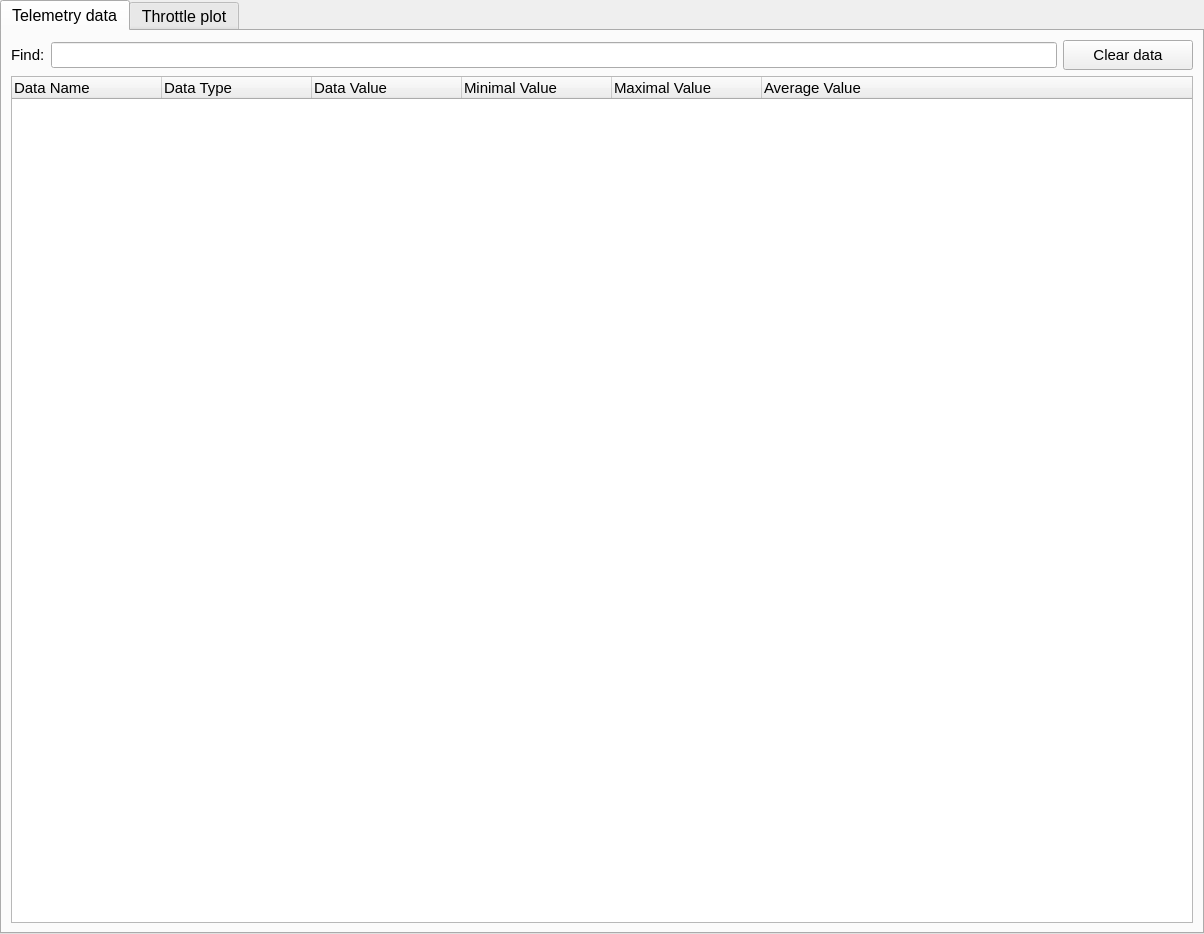
<?xml version="1.0" encoding="UTF-8"?>
<ui version="4.0">
 <class>TelemetryTabWidget</class>
 <widget class="QTabWidget" name="TelemetryTabWidget">
  <property name="geometry">
   <rect>
    <x>0</x>
    <y>0</y>
    <width>1204</width>
    <height>934</height>
   </rect>
  </property>
  <property name="font">
   <font>
    <pointsize>12</pointsize>
    <weight>50</weight>
    <bold>false</bold>
   </font>
  </property>
  <property name="windowTitle">
   <string>TabWidget</string>
  </property>
  <property name="currentIndex">
   <number>0</number>
  </property>
  <widget class="QWidget" name="dataTab">
   <property name="font">
    <font>
     <pointsize>11</pointsize>
    </font>
   </property>
   <attribute name="title">
    <string>Telemetry data</string>
   </attribute>
   <layout class="QVBoxLayout" name="verticalLayout">
    <item>
     <layout class="QHBoxLayout" name="horizontalLayout">
      <item>
       <widget class="QLabel" name="label">
        <property name="text">
         <string>Find:</string>
        </property>
       </widget>
      </item>
      <item>
       <widget class="QLineEdit" name="lineEdit">
        <property name="clearButtonEnabled">
         <bool>true</bool>
        </property>
       </widget>
      </item>
      <item>
       <widget class="QPushButton" name="buttonClear">
        <property name="minimumSize">
         <size>
          <width>130</width>
          <height>30</height>
         </size>
        </property>
        <property name="maximumSize">
         <size>
          <width>130</width>
          <height>30</height>
         </size>
        </property>
        <property name="text">
         <string>Clear data</string>
        </property>
        <property name="icon">
         <iconset resource="../../resources.qrc">
          <normaloff>:/Icons/Icons/delete81.png</normaloff>:/Icons/Icons/delete81.png</iconset>
        </property>
       </widget>
      </item>
     </layout>
    </item>
    <item>
     <widget class="QTreeWidget" name="treeWidget">
      <attribute name="headerDefaultSectionSize">
       <number>150</number>
      </attribute>
      <attribute name="headerMinimumSectionSize">
       <number>100</number>
      </attribute>
      <column>
       <property name="text">
        <string>Data Name</string>
       </property>
      </column>
      <column>
       <property name="text">
        <string>Data Type</string>
       </property>
      </column>
      <column>
       <property name="text">
        <string>Data Value</string>
       </property>
      </column>
      <column>
       <property name="text">
        <string>Minimal Value</string>
       </property>
      </column>
      <column>
       <property name="text">
        <string>Maximal Value</string>
       </property>
      </column>
      <column>
       <property name="text">
        <string>Average Value</string>
       </property>
      </column>
     </widget>
    </item>
   </layout>
  </widget>
  <widget class="QWidget" name="throttleTab">
   <attribute name="title">
    <string>Throttle plot</string>
   </attribute>
   <layout class="QGridLayout" name="gridLayout">
    <item row="0" column="0">
     <widget class="QwtPlot" name="frontLeftEnginePlot">
      <property name="sizePolicy">
       <sizepolicy hsizetype="Preferred" vsizetype="Preferred">
        <horstretch>0</horstretch>
        <verstretch>0</verstretch>
       </sizepolicy>
      </property>
      <property name="minimumSize">
       <size>
        <width>0</width>
        <height>0</height>
       </size>
      </property>
      <property name="maximumSize">
       <size>
        <width>16777215</width>
        <height>440</height>
       </size>
      </property>
      <property name="frameShape">
       <enum>QFrame::Box</enum>
      </property>
      <property name="canvasBackground">
       <brush brushstyle="SolidPattern">
        <color alpha="255">
         <red>0</red>
         <green>0</green>
         <blue>0</blue>
        </color>
       </brush>
      </property>
      <property name="autoReplot">
       <bool>true</bool>
      </property>
     </widget>
    </item>
    <item row="0" column="1">
     <widget class="QwtPlot" name="frontRightEnginePlot">
      <property name="sizePolicy">
       <sizepolicy hsizetype="Preferred" vsizetype="Preferred">
        <horstretch>0</horstretch>
        <verstretch>0</verstretch>
       </sizepolicy>
      </property>
      <property name="maximumSize">
       <size>
        <width>16777215</width>
        <height>440</height>
       </size>
      </property>
      <property name="frameShape">
       <enum>QFrame::Box</enum>
      </property>
      <property name="frameShadow">
       <enum>QFrame::Plain</enum>
      </property>
      <property name="canvasBackground">
       <brush brushstyle="SolidPattern">
        <color alpha="255">
         <red>0</red>
         <green>0</green>
         <blue>0</blue>
        </color>
       </brush>
      </property>
      <property name="autoReplot">
       <bool>true</bool>
      </property>
     </widget>
    </item>
    <item row="1" column="0">
     <widget class="QwtPlot" name="rearLeftEnginePlot">
      <property name="sizePolicy">
       <sizepolicy hsizetype="Preferred" vsizetype="Preferred">
        <horstretch>0</horstretch>
        <verstretch>0</verstretch>
       </sizepolicy>
      </property>
      <property name="maximumSize">
       <size>
        <width>16777215</width>
        <height>440</height>
       </size>
      </property>
      <property name="frameShape">
       <enum>QFrame::Box</enum>
      </property>
      <property name="canvasBackground">
       <brush brushstyle="SolidPattern">
        <color alpha="255">
         <red>0</red>
         <green>0</green>
         <blue>0</blue>
        </color>
       </brush>
      </property>
      <property name="autoReplot">
       <bool>true</bool>
      </property>
     </widget>
    </item>
    <item row="1" column="1">
     <widget class="QwtPlot" name="rearRightEnginePlot">
      <property name="sizePolicy">
       <sizepolicy hsizetype="Preferred" vsizetype="Preferred">
        <horstretch>0</horstretch>
        <verstretch>0</verstretch>
       </sizepolicy>
      </property>
      <property name="maximumSize">
       <size>
        <width>16777215</width>
        <height>440</height>
       </size>
      </property>
      <property name="frameShape">
       <enum>QFrame::Box</enum>
      </property>
      <property name="frameShadow">
       <enum>QFrame::Plain</enum>
      </property>
      <property name="canvasBackground">
       <brush brushstyle="SolidPattern">
        <color alpha="255">
         <red>0</red>
         <green>0</green>
         <blue>0</blue>
        </color>
       </brush>
      </property>
      <property name="autoReplot">
       <bool>true</bool>
      </property>
     </widget>
    </item>
   </layout>
  </widget>
 </widget>
 <customwidgets>
  <customwidget>
   <class>QwtPlot</class>
   <extends>QFrame</extends>
   <header>qwt_plot.h</header>
  </customwidget>
 </customwidgets>
 <resources>
  <include location="../../resources.qrc"/>
 </resources>
 <connections/>
</ui>
